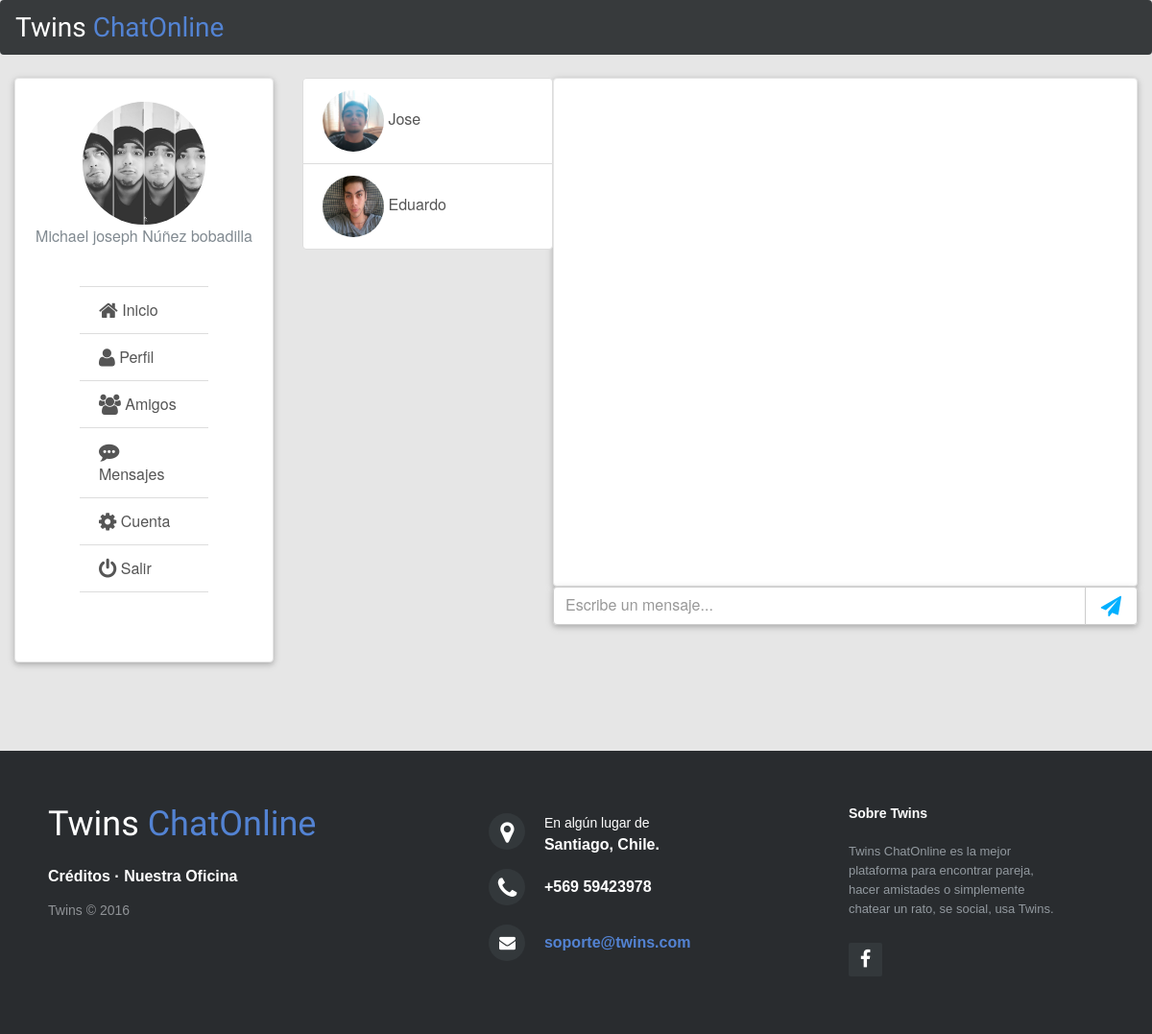
The page /Views/mensajes.php (signed in) on the database its author committed.
### tables this page shows
CREATE TABLE `foto` (
  `FOTO_ID` int(11) NOT NULL,
  `USUARIO_ID` int(11) NOT NULL,
  `FOTO_RUTA` varchar(2000) NOT NULL,
  `FOTO_NOMBRE` varchar(300) NOT NULL,
  `FOTO_PERFIL` tinyint(1) NOT NULL
);

CREATE TABLE `usuario` (
  `USER_ID` int(11) NOT NULL,
  `USER_NAME` varchar(25) NOT NULL,
  `USER_PASSWORD` varchar(50) NOT NULL,
  `USER_CORREO` varchar(50) NOT NULL,
  `TIP_USER_ID` int(11) NOT NULL,
  `USER_NOMBRE` varchar(50) NOT NULL,
  `USER_APELLIDO` varchar(50) NOT NULL,
  `USER_SEXO` int(11) NOT NULL,
  `USER_FECHA_NACIMIENTO` date NOT NULL,
  `USER_DESCRIPCION` varchar(2000) DEFAULT NULL,
  `USER_ESTATURA` varchar(4) DEFAULT NULL,
  `USER_PESO` varchar(3) DEFAULT NULL,
  `USER_COLOR_OJOS` int(11) DEFAULT NULL,
  `USER_COLOR_PELO` int(11) DEFAULT NULL,
  `USER_ESTADO_CIVIL` int(11) DEFAULT NULL
);

### Bussiness/fotos.php (called while the page is built, shortened)
<?php
function obtenerFotoPerfil($USER_ID)
{
	include ('conexion.php');
	$query = "SELECT FOTO_RUTA,FOTO_NOMBRE FROM foto WHERE USUARIO_ID = $USER_ID AND FOTO_PERFIL = 1";
	$respuesta = $con -> query($query);
	$rows = mysqli_num_rows($respuesta);
	if($rows > 0)
	{
		$datos = $respuesta -> fetch_assoc();
		return $datos['FOTO_RUTA'].$datos['FOTO_NOMBRE'];
	}
	else
	{
		return "../Resources/userImages/foto-default.jpg";
	}
}
?>

### Bussiness/functions.php (called while the page is built, shortened)
<?php
function encrypt($string, $key) {
	$result = '';
	for($i=0; $i<strlen($string); $i++) {
		$char = substr($string, $i, 1);
		$keychar = substr($key, ($i % strlen($key))-1, 1);
		$char = chr(ord($char)+ord($keychar));
		$result.=$char;
	}
	return base64_encode($result);
}
function my_ucfirst($string, $e ='utf-8')
{
    if (function_exists('mb_strtoupper') && function_exists('mb_substr') && !empty($string)) {
        $string = mb_strtolower($string, $e);
        $upper = mb_strtoupper($string, $e);
        preg_match('#(.)#us', $upper, $matches);
        $string = $matches[1] . mb_substr($string, 1, mb_strlen($string, $e), $e);
    }
    else
    {
        $string = ucfirst($string);
    }
    return $string;
}
?>

### Bussiness/conversaciones.php (the view, shortened to what this page needs)
<?php
	function obtenerListadoMensajeros()
	{
		include ('conexion.php');
	    $userId = $_SESSION['USER_ID'];
	    $consulta = "SELECT  DISTINCT (U.USER_ID), (U.USER_NOMBRE)
	                FROM usuario U
	                INNER JOIN mensaje M ON (U.USER_ID = M.USUARIO_DE OR U.USER_ID = M.USUARIO_PARA)
	                WHERE
	                U.USER_ID != '$userId' AND (M.USUARIO_DE = '$userId' OR M.USUARIO_PARA = '$userId') ";
		$respuesta = $con -> query($consulta);
		if(mysqli_num_rows($respuesta) > 0)
		{
	        $arreglo1 = array();
	        while ( $select = $respuesta->fetch_assoc()) {
	            $consultaUsuario = array('usuarioId' => $select['USER_ID'],
	                                'usuarioName' => $select['USER_NOMBRE']);
	            array_push($arreglo1,$consultaUsuario );
	        }
	        for ($x=0; $x <count($arreglo1); $x++) {
					$userMen = encrypt($arreglo1[$x]['usuarioId'], "USER_ID");
	            	$foto = obtenerFotoPerfil($arreglo1[$x]['usuarioId']);
	            ?>
	                <button type="button" class="list-group-item" id="btnUserConv<?=$x?>" onclick="setUserMessageBox('<?php echo $userMen;?>');setActive('btnUserConv<?=$x?>');">
	                <img class="img-circle" src="<?php echo $foto;?>" style="width: 64px;height: 64px;">&nbsp;<?php echo my_ucfirst($arreglo1[$x]['usuarioName']);?>&nbsp;</button>
				<?php
	        }
		}
	}
?>

### Views/frames/menus.php
<?php
include('../Bussiness/fotos.php');
include('../Bussiness/functions.php');
    function menuLateralIzquierdo()
    {
        $foto = obtenerFotoPerfil($_SESSION['USER_ID']);
        $idEncriptado = encrypt($_SESSION['USER_ID'], "USER_ID");
        echo
        '<div class="card">'.
            '<br/>'.
            '<center>'.
            '<img class="img-fluid img-circle" src="'.$foto.'"  alt="Card image cap" style="width: 128px; height: 128px;">'.
            '<p class="text-muted">'.($_SESSION['USER_NOMBRE']).'</p>'.
            '</center>'.
            '<br/>'.
            '<ul class="list-group list-group-flush" style="margin-left: 25%; margin-right: 25%;">'.
                '<a class="list-group-item" href="../Views/index.php"><i class="fa fa-home fa-lg" aria-hidden="true"></i> Inicio</a>'.
                '<a class="list-group-item" href="../Views/perfil.php?p='.$idEncriptado.'"><i class="fa fa-user fa-lg" aria-hidden="true"></i> Perfil</a>'.
                '<a class="list-group-item" href="../Views/amigos.php"><i class="fa fa-users fa-lg" aria-hidden="true"></i> Amigos</a>'.
                '<a class="list-group-item" href="../Views/mensajes.php"><i class="fa fa-commenting fa-lg" aria-hidden="true"></i> Mensajes</a>'.
                '<a class="list-group-item" href="../Views/cuenta.php"><i class="fa fa-cog fa-lg" aria-hidden="true"></i> Cuenta</a>'.
                '<a class="list-group-item" href="../Bussiness/cerrarSession.php"><i class="fa fa-power-off fa-lg" aria-hidden="true"></i> Salir</a>'.
            '</ul>'.
            '<br/><br/><br/>'.
        '</div>';
    }
?>

### rows shown on the page
foto: FOTO_RUTA+FOTO_NOMBRE (picture)
usuario: USER_ID.FOTO_NOMBRE (picture), USER_NOMBRE "Jose"
usuario: USER_ID.FOTO_NOMBRE (picture), USER_NOMBRE "Eduardo"

### other values the page prints
$_SESSION['USER_NOMBRE'] "Michael joseph Núñez bobadilla"
